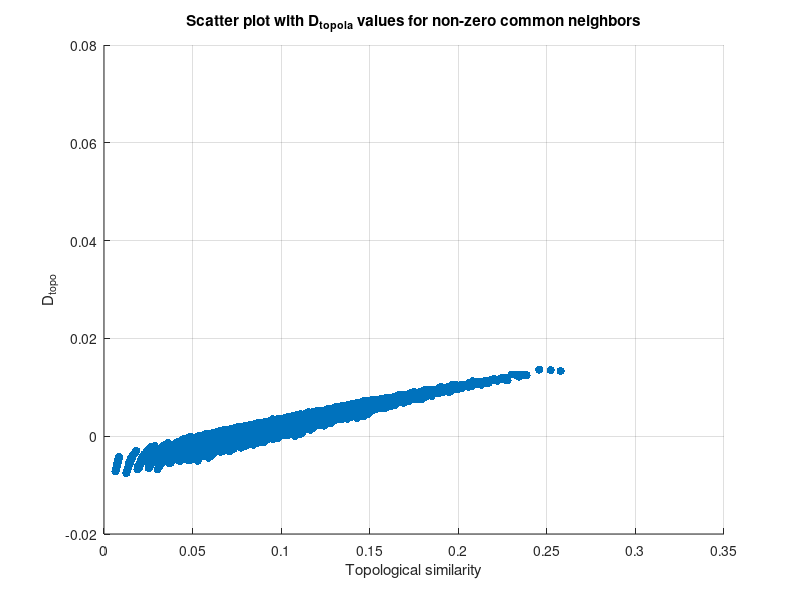

Recreate this plot in MATLAB.
clear;

% Initialize parameters
N = 500; % Number of nodes
E = 10000; % Number of edges

% Initialize an empty sparse adjacency matrix
A = sparse(N, N);

% Generate random edges without duplicates or self-loops
edges = randperm(N^2, 2*E); % Select 2E potential edge locations randomly
[i, j] = ind2sub([N, N], edges); % Convert linear indices to subscript indices
valid = i ~= j; % Exclude self-loops by ensuring no edge connects a node to itself
i = i(valid);
j = j(valid);
A(sub2ind([N, N], i, j)) = 1; % Add edges to the adjacency matrix
A(sub2ind([N, N], j, i)) = 1; % Ensure the graph is undirected by mirroring edges

% Alternatively, load a precomputed adjacency matrix
load("A.mat");

% Calculate the degree of each node
degrees = sum(A);

% Compute the number of common neighbors (BJ) for each pair of nodes
BJ = A * A; 

% Define the regularization parameter
alpha = 1e-3;

% Compute the topological dissimilarity (D_topola) using the regularization parameter
D_topola = (1/alpha*eye(size(A'*A)) + A' * A) \ (A' * A); 

% Calculate the denominator for Jaccard similarity
AI = repmat(degrees, N, 1) + repmat(degrees', 1, N) - BJ; 

% Calculate the Jaccard similarity for each pair of nodes
x_values = BJ ./ (AI - BJ); 

% Identify pairs of nodes with non-zero common neighbors
nonzero_common = BJ > 0;  

% Filter the calculated values based on having non-zero common neighbors
filtered_x_values = x_values(nonzero_common); 
filtered_D_topola = D_topola(nonzero_common); 

% Plot the relationship between topological similarity and D_topola for pairs with non-zero common neighbors
figure;
scatter(filtered_x_values, filtered_D_topola, 'filled');
xlabel('Topological similarity');
ylabel('D_{topo}');
title('Scatter plot with D_{topola} values for non-zero common neighbors');
grid on;
